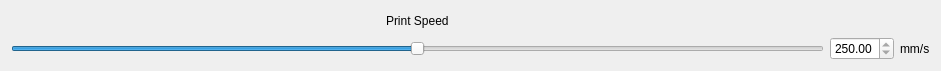
     <widget class="QWidget" name="layoutWidget">
      <property name="geometry">
       <rect>
        <x>172</x>
        <y>602</y>
        <width>941</width>
        <height>50</height>
       </rect>
      </property>
      <layout class="QGridLayout" name="gridLayout_18">
       <item row="0" column="0">
        <spacer name="horizontalSpacer_8">
         <property name="orientation">
          <enum>Qt::Horizontal</enum>
         </property>
         <property name="sizeHint" stdset="0">
          <size>
           <width>40</width>
           <height>20</height>
          </size>
         </property>
        </spacer>
       </item>
       <item row="0" column="1">
        <widget class="QLabel" name="label_87">
         <property name="text">
          <string>Print Speed</string>
         </property>
        </widget>
       </item>
       <item row="1" column="0" colspan="3">
        <widget class="QSlider" name="hslider_set_print_speed">
         <property name="maximum">
          <number>5000</number>
         </property>
         <property name="singleStep">
          <number>1</number>
         </property>
         <property name="value">
          <number>2500</number>
         </property>
         <property name="orientation">
          <enum>Qt::Horizontal</enum>
         </property>
        </widget>
       </item>
       <item row="1" column="4">
        <widget class="QLabel" name="label_110">
         <property name="text">
          <string>mm/s</string>
         </property>
        </widget>
       </item>
       <item row="1" column="3">
        <widget class="QDoubleSpinBox" name="ds_print_speed">
         <property name="readOnly">
          <bool>true</bool>
         </property>
         <property name="maximum">
          <double>500.000000000000000</double>
         </property>
         <property name="value">
          <double>250.000000000000000</double>
         </property>
        </widget>
       </item>
       <item row="0" column="2">
        <spacer name="horizontalSpacer_9">
         <property name="orientation">
          <enum>Qt::Horizontal</enum>
         </property>
         <property name="sizeHint" stdset="0">
          <size>
           <width>40</width>
           <height>20</height>
          </size>
         </property>
        </spacer>
       </item>
      </layout>
     </widget>
